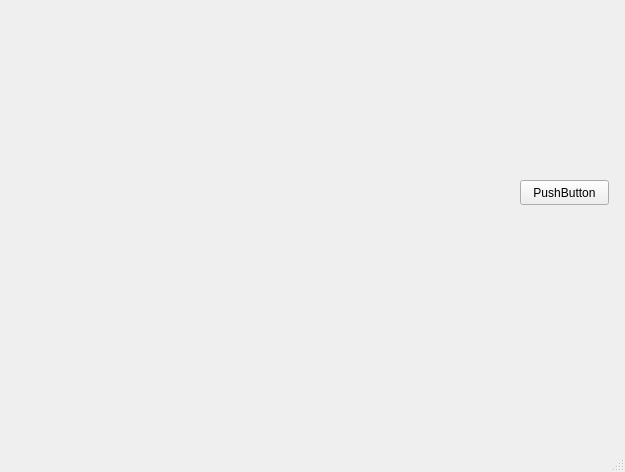
<?xml version="1.0" encoding="UTF-8"?>
<ui version="4.0">
 <class>MainWindow</class>
 <widget class="QMainWindow" name="MainWindow">
  <property name="geometry">
   <rect>
    <x>0</x>
    <y>0</y>
    <width>625</width>
    <height>472</height>
   </rect>
  </property>
  <property name="windowTitle">
   <string>MainWindow</string>
  </property>
  <widget class="QWidget" name="centralwidget">
   <widget class="QCustomPlot" name="widget" native="true">
    <property name="geometry">
     <rect>
      <x>0</x>
      <y>0</y>
      <width>500</width>
      <height>521</height>
     </rect>
    </property>
   </widget>
   <widget class="QPushButton" name="pushButton">
    <property name="geometry">
     <rect>
      <x>520</x>
      <y>180</y>
      <width>89</width>
      <height>25</height>
     </rect>
    </property>
    <property name="text">
     <string>PushButton</string>
    </property>
   </widget>
  </widget>
  <widget class="QMenuBar" name="menubar">
   <property name="geometry">
    <rect>
     <x>0</x>
     <y>0</y>
     <width>625</width>
     <height>22</height>
    </rect>
   </property>
  </widget>
  <widget class="QStatusBar" name="statusbar"/>
 </widget>
 <customwidgets>
  <customwidget>
   <class>QCustomPlot</class>
   <extends>QWidget</extends>
   <header>qcustomplot.h</header>
   <container>1</container>
  </customwidget>
 </customwidgets>
 <resources/>
 <connections/>
</ui>
